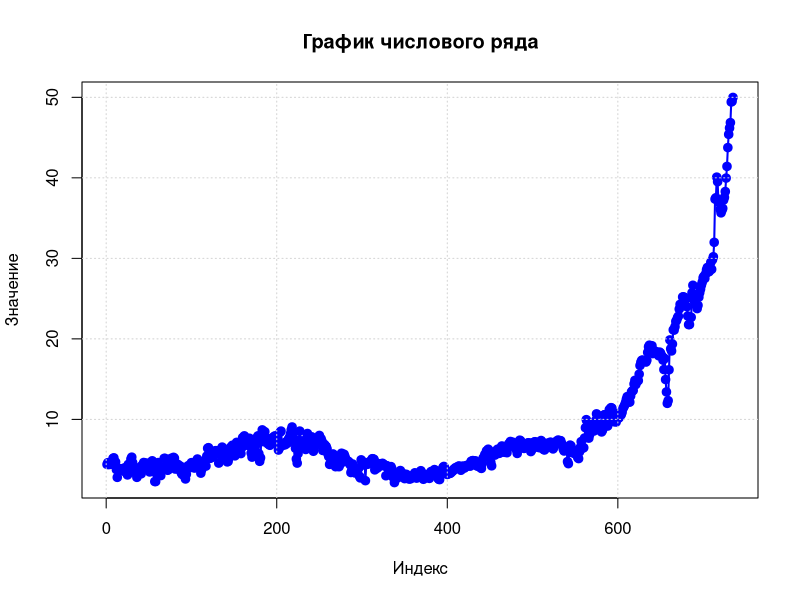
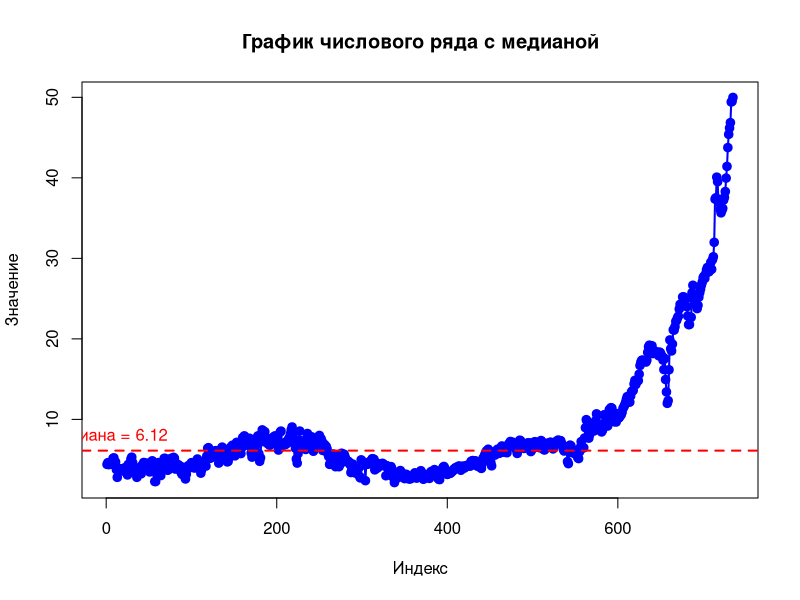
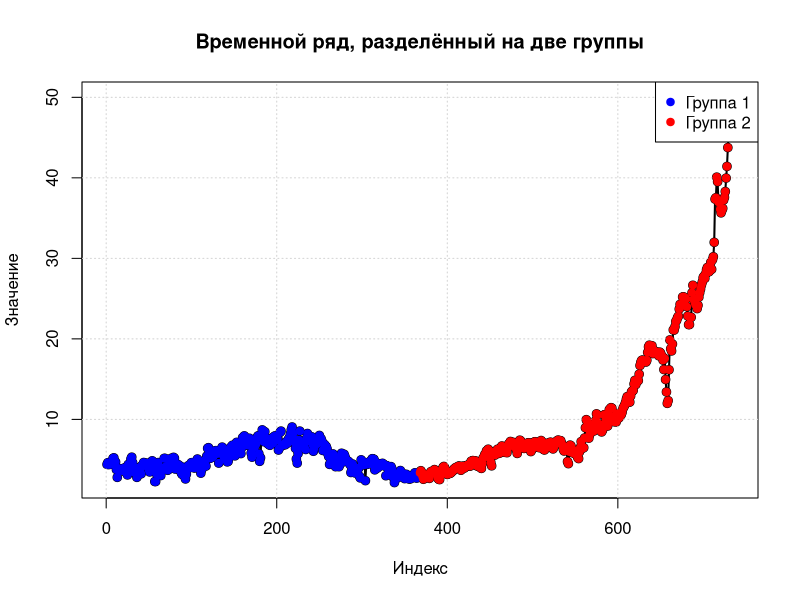

Source code (R) for these figures, in order:
# ================================================================
# Общая программа: 5 тестов для анализа временного ряда
# ================================================================

# 1. Считывание данных
# Файл data.csv должен находиться в рабочей директории и содержать один столбец "Value"
data <- read.table("data.csv", header = TRUE, sep = "\n", dec = ",", row.names = NULL)
x <- data$Value
if (is.null(x)) {
  stop("Столбец 'Value' не найден в CSV-файле. Проверьте заголовки столбцов.")
}
x <- as.numeric(x)  # преобразуем в числовой вектор (если требуется)

# 2. Построение графика ряда
plot(x, type = "o", col = "blue", pch = 19, lwd = 2,
     xlab = "Индекс", ylab = "Значение",
     main = "График числового ряда")
grid()

# ======================================================================
# 1 Test: Критерий пиков и впадин (реализация вручную)
# ======================================================================
diffs <- diff(x)
signs <- ifelse(diffs > 0, "+", "-")
nruns <- 1 + sum(signs[-1] != signs[-length(signs)])
n <- length(x)
mean_runs <- (2 * n - 1) / 3
sigma <- sqrt((16 * n - 29) / 90)
correct <- ifelse((nruns - mean_runs) > 0, -0.5, 0.5)
z <- (nruns - mean_runs + correct) / sigma
z_critical <- qnorm(0.975)
hypothesis1 <- ifelse((z_critical - z) > 0, "H0", "H1")
p_value1 <- 2 * (1 - pnorm(abs(z)))

cat("----- 1 Test: Критерий пиков и впадин -----\n")
cat("Число серий (nruns):", nruns, "\n")
cat("Теоретическое среднее серий:", mean_runs, "\n")
cat("Стандартное отклонение (sigma):", sigma, "\n")
cat("Поправка (correct):", correct, "\n")
cat("z-значение:", z, "\n")
cat("Критическое значение (zCritical):", z_critical, "\n")
cat("p-value:", p_value1, "\n")
cat("Вывод по гипотезе:", hypothesis1, "\n\n")

# ======================================================================
# 2 Test: Медианный критерий (реализация вручную)
# ======================================================================
# Вычисляем медиану
med <- median(x)
# Исключаем из расчётов все значения, равные медиане
x2 <- x[x != med]
# Если каких-то значений не осталось, завершаем выполнение
if(length(x2) == 0) {
  stop("Все значения равны медиане. Невозможно выполнить медианный критерий.")
}
# Формируем последовательность знаков для оставшихся значений:
s <- ifelse(x2 > med, "+", "-")
nruns2 <- 1 + sum(s[-1] != s[-length(s)])
n2 <- length(x2)
n0 <- sum(x2 > med)
n1 <- sum(x2 < med)
mean_runs2 <- 1 + ((2 * n0 * n1) / n2)
sigma2 <- sqrt((2 * n0 * n1 * (2 * n0 * n1 - n2)) / (n2^2 * (n2 - 1)))
correct2 <- ifelse((nruns2 - mean_runs2) > 0, -0.5, 0.5)
z2 <- (nruns2 - mean_runs2 + correct2) / sigma2
zCritical2 <- qnorm(0.975)
hypothesis2 <- ifelse((zCritical2 - z2) > 0, "H0", "H1")
p_value2 <- 2 * (1 - pnorm(abs(z2)))

# Построение графика с медианой (на основе оригинального ряда)
plot(x, type = "o", col = "blue", pch = 19, lwd = 2,
     xlab = "Индекс", ylab = "Значение",
     main = "График числового ряда с медианой")
abline(h = med, col = "red", lwd = 2, lty = 2)
text(1, med, labels = paste("Медиана =", round(med, 2)), pos = 3, col = "red")

cat("----- 2 Test: Медианный критерий -----\n")
cat("Медиана ряда:", med, "\n")
cat("Число наблюдений (n) (без медианных значений):", n2, "\n")
cat("Количество чисел выше медианы (n0):", n0, "\n")
cat("Количество чисел ниже медианы (n1):", n1, "\n")
cat("Число серий (nruns):", nruns2, "\n")
cat("Теоретическое среднее серий:", mean_runs2, "\n")
cat("Стандартное отклонение (sigma):", sigma2, "\n")
cat("Поправка (correct):", correct2, "\n")
cat("z-значение:", z2, "\n")
cat("Критическое значение (zCritical):", zCritical2, "\n")
cat("p-value:", p_value2, "\n")
cat("Вывод по гипотезе:", hypothesis2, "\n\n")

# ======================================================================
# 3 Test: Box-Pierce тест (встроенная функция)
# ======================================================================
box_test_result <- Box.test(x, lag = 10, type = "Box-Pierce")
hypothesis3 <- ifelse(box_test_result$p.value > 0.05, "H0", "H1")
cat("----- 3 Test: Box-Pierce -----\n")
cat("Box-Pierce Test Statistic:", box_test_result$statistic, "\n")
cat("p-value:", box_test_result$p.value, "\n")
cat("Вывод по гипотезе:", hypothesis3, "\n\n")

# ======================================================================
# 4 Test: t-тест для проверки постоянного среднего (встроенная функция)
# ======================================================================
# Разбиваем ряд на две группы. Если ряд нечётный, группа 2 получит на один элемент больше.
n <- length(x)
half <- floor(n / 2)
group1 <- x[1:half]
group2 <- x[(half + 1):n]
t_test_result <- t.test(group1, group2, alternative = "two.sided", conf.level = 0.99)
hypothesis4 <- ifelse(t_test_result$p.value > 0.05, "H0", "H1")
cat("----- 4 Test: t-тест для постоянного среднего -----\n")
cat("t-статистика:", t_test_result$statistic, "\n")
cat("p-value:", t_test_result$p.value, "\n")
cat("Доверительный интервал:", paste("[", paste(round(t_test_result$conf.int, 3), collapse = ", "), "]"), "\n")
cat("Вывод по гипотезе:", hypothesis4, "\n\n")

# ======================================================================
# 5 Test: F-тест Фишера для равенства дисперсий (встроенная функция)
# ======================================================================
# Разбиваем ряд на две группы. Если ряд нечётный, группа 2 получит на один элемент больше.
half <- floor(n / 2)
group1 <- x[1:half]
group2 <- x[(half + 1):n]
# Для наглядности выделим группы на графике
plot(x, type = "o", col = "black", pch = 19, lwd = 2,
     xlab = "Индекс", ylab = "Значение", main = "Временной ряд, разделённый на две группы")
grid()
points(1:half, group1, col = "blue", pch = 19)
points((half + 1):n, group2, col = "red", pch = 19)
legend("topright", legend = c("Группа 1", "Группа 2"), col = c("blue", "red"), pch = 19)

var_test_result <- var.test(group1, group2, alternative = "two.sided", conf.level = 0.95)
hypothesis5 <- ifelse(var_test_result$p.value > 0.05, "H0", "H1")
cat("----- 5 Test: F-тест Фишера -----\n")
cat("F-статистика:", var_test_result$statistic, "\n")
cat("p-value:", var_test_result$p.value, "\n")
cat("Доверительный интервал отношения дисперсий:", paste("[", paste(round(var_test_result$conf.int, 3), collapse = ", "), "]"), "\n")
cat("Вывод по гипотезе:", hypothesis5, "\n\n")

# ======================================================================
# Итоговая сводная таблица результатов
# ======================================================================
# Если гипотеза H0 принимается, ставим "OK", если отвергается – "*"
flag1 <- ifelse(hypothesis1 == "H0", "OK", "*")
flag2 <- ifelse(hypothesis2 == "H0", "OK", "*")
flag3 <- ifelse(hypothesis3 == "H0", "OK", "*")
flag4 <- ifelse(hypothesis4 == "H0", "OK", "*")
flag5 <- ifelse(hypothesis5 == "H0", "OK", "*")

cat("----------------------------------------------------------\n")
cat("| 1 Test | 2 Test | 3 Test | 4 Test | 5 Test |\n")
cat("----------------------------------------------------------\n")
cat(sprintf("|   %3s   |   %3s   |   %3s   |   %3s   |   %3s   |\n", flag1, flag2, flag3, flag4, flag5))
cat("----------------------------------------------------------\n")
